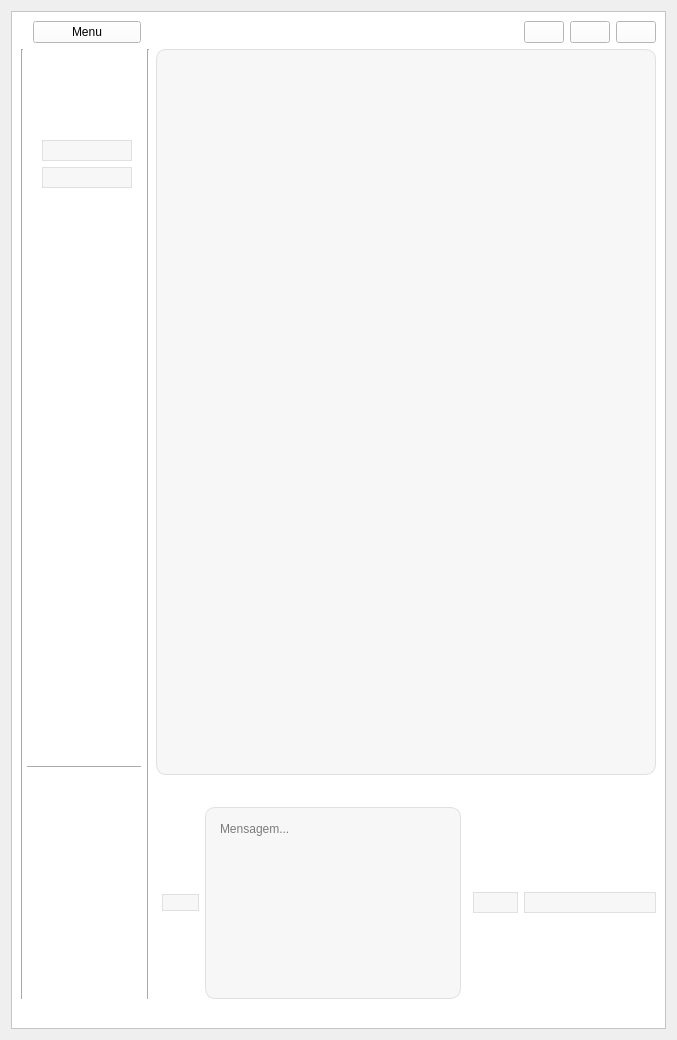
      <widget class="QWidget" name="page_4">
       <layout class="QGridLayout" name="gridLayout_3">
        <item row="1" column="0">
         <widget class="QFrame" name="frame_4">
          <property name="styleSheet">
           <string notr="true">background-color: white;</string>
          </property>
          <property name="frameShape">
           <enum>QFrame::StyledPanel</enum>
          </property>
          <property name="frameShadow">
           <enum>QFrame::Raised</enum>
          </property>
          <layout class="QGridLayout" name="gridLayout_4">
           <item row="1" column="4" rowspan="3" colspan="6">
            <widget class="QTextEdit" name="html_chat">
             <property name="minimumSize">
              <size>
               <width>0</width>
               <height>547</height>
              </size>
             </property>
             <property name="maximumSize">
              <size>
               <width>16777215</width>
               <height>16777215</height>
              </size>
             </property>
             <property name="styleSheet">
              <string notr="true">            QTextEdit {
          
                border: 1px solid #E0E0E0;
                padding: 10px;
                border-radius: 10px;
                background-color: #F7F7F7;
                color: black;  /* Cor do texto preto */
                font-family: Arial;
                font-size: 14px;
            }</string>
             </property>
            </widget>
           </item>
           <item row="0" column="9">
            <layout class="QGridLayout" name="gridLayout_14">
             <item row="0" column="0">
              <widget class="QPushButton" name="close_window_button">
               <property name="text">
                <string />
               </property>
               <property name="icon">
                <iconset resource="../Qss/icons/_icons.qrc">
                 <normaloff>:/feather/icons/feather/window_close.png</normaloff>:/feather/icons/feather/window_close.png</iconset>
               </property>
              </widget>
             </item>
             <item row="0" column="1">
              <widget class="QPushButton" name="minimize_window_button">
               <property name="text">
                <string />
               </property>
               <property name="icon">
                <iconset resource="../Qss/icons/_icons.qrc">
                 <normaloff>:/feather/icons/feather/window_minimize.png</normaloff>:/feather/icons/feather/window_minimize.png</iconset>
               </property>
              </widget>
             </item>
             <item row="0" column="2">
              <widget class="QPushButton" name="restore_window_button">
               <property name="text">
                <string />
               </property>
               <property name="icon">
                <iconset resource="../Qss/icons/_icons.qrc">
                 <normaloff>:/feather/icons/feather/maximize-2.png</normaloff>:/feather/icons/feather/maximize-2.png</iconset>
               </property>
               <property name="iconSize">
                <size>
                 <width>16</width>
                 <height>16</height>
                </size>
               </property>
              </widget>
             </item>
            </layout>
           </item>
           <item row="0" column="2">
            <widget class="QCustomQPushButton" name="pushButton_16">
             <property name="text">
              <string>Menu</string>
             </property>
            </widget>
           </item>
           <item row="5" column="5">
            <widget class="QCustomQPushButton" name="atach_file">
             <property name="styleSheet">
              <string notr="true">            QPushButton {
                background-color: #F7F7F7;
                border: 1px solid #E0E0E0;
                border-radius: 13px;  /* Borda arredondada (círculo) */
                color: black;  /* Cor do texto alterada para preto */
                font-size: 13px;  /* Ajuste do tamanho do ícone */
            }
            QPushButton:hover {
                background-color: #EDEDED;
            }
            QPushButton:pressed {
                background-color: #DCDCDC;
            }</string>
             </property>
             <property name="text">
              <string />
             </property>
             <property name="icon">
              <iconset resource="../Qss/icons/_icons.qrc">
               <normaloff>:/font_awesome_solid/icons/font_awesome/solid/file-arrow-down.png</normaloff>:/font_awesome_solid/icons/font_awesome/solid/file-arrow-down.png</iconset>
             </property>
             <property name="iconSize">
              <size>
               <width>22</width>
               <height>26</height>
              </size>
             </property>
            </widget>
           </item>
           <item row="1" column="2">
            <widget class="QCustomSlideMenu" name="widget" native="true">
             <property name="minimumSize">
              <size>
               <width>0</width>
               <height>711</height>
              </size>
             </property>
             <property name="maximumSize">
              <size>
               <width>16777215</width>
               <height>546</height>
              </size>
             </property>
             <layout class="QGridLayout" name="gridLayout_10">
              <item row="1" column="0">
               <layout class="QGridLayout" name="gridLayout_11">
                <item row="1" column="0">
                 <widget class="QCustomQPushButton" name="view_threads">
                  <property name="maximumSize">
                   <size>
                    <width>90</width>
                    <height>30</height>
                   </size>
                  </property>
                  <property name="styleSheet">
                   <string notr="true">            QPushButton {
                background-color: #F7F7F7;
                border: 1px solid #E0E0E0;
                border-radius: 13px;  /* Borda arredondada (círculo) */
                color: black;  /* Cor do texto alterada para preto */
                font-size: 16px;  /* Ajuste do tamanho do ícone */
            }
            QPushButton:hover {
                background-color: #EDEDED;
            }
            QPushButton:pressed {
                background-color: #DCDCDC;
            }</string>
                  </property>
                  <property name="text">
                   <string />
                  </property>
                  <property name="icon">
                   <iconset resource="../Qss/icons/_icons.qrc">
                    <normaloff>:/feather/icons/feather/activity.png</normaloff>:/feather/icons/feather/activity.png</iconset>
                  </property>
                  <property name="iconSize">
                   <size>
                    <width>24</width>
                    <height>24</height>
                   </size>
                  </property>
                 </widget>
                </item>
                <item row="2" column="0">
                 <spacer name="verticalSpacer_3">
                  <property name="orientation">
                   <enum>Qt::Vertical</enum>
                  </property>
                  <property name="sizeHint" stdset="0">
                   <size>
                    <width>20</width>
                    <height>40</height>
                   </size>
                  </property>
                 </spacer>
                </item>
                <item row="0" column="0">
                 <widget class="QCustomQPushButton" name="settings_agent">
                  <property name="minimumSize">
                   <size>
                    <width>90</width>
                    <height>0</height>
                   </size>
                  </property>
                  <property name="maximumSize">
                   <size>
                    <width>90</width>
                    <height>30</height>
                   </size>
                  </property>
                  <property name="styleSheet">
                   <string notr="true">            QPushButton {
                background-color: #F7F7F7;
                border: 1px solid #E0E0E0;
                border-radius: 13px;  /* Borda arredondada (círculo) */
                color: black;  /* Cor do texto alterada para preto */
                font-size: 16px;  /* Ajuste do tamanho do ícone */
            }
            QPushButton:hover {
                background-color: #EDEDED;
            }
            QPushButton:pressed {
                background-color: #DCDCDC;
            }</string>
                  </property>
                  <property name="text">
                   <string />
                  </property>
                  <property name="icon">
                   <iconset resource="../Qss/icons/_icons.qrc">
                    <normaloff>:/feather/icons/feather/settings.png</normaloff>:/feather/icons/feather/settings.png</iconset>
                  </property>
                  <property name="iconSize">
                   <size>
                    <width>24</width>
                    <height>24</height>
                   </size>
                  </property>
                 </widget>
                </item>
               </layout>
              </item>
             </layout>
            </widget>
           </item>
           <item row="2" column="1" colspan="2">
            <widget class="Line" name="line_3">
             <property name="orientation">
              <enum>Qt::Horizontal</enum>
             </property>
            </widget>
           </item>
           <item row="1" column="0" rowspan="5" colspan="2">
            <widget class="Line" name="line_2">
             <property name="orientation">
              <enum>Qt::Vertical</enum>
             </property>
            </widget>
           </item>
           <item row="1" column="3" rowspan="5">
            <widget class="Line" name="line_6">
             <property name="minimumSize">
              <size>
               <width>0</width>
               <height>0</height>
              </size>
             </property>
             <property name="orientation">
              <enum>Qt::Vertical</enum>
             </property>
            </widget>
           </item>
           <item row="5" column="8">
            <widget class="QCustomQPushButton" name="send_mensage">
             <property name="styleSheet">
              <string notr="true">            QPushButton {
                background-color: #F7F7F7;
                border: 1px solid #E0E0E0;
                border-radius: 13px;  /* Borda arredondada (círculo) */
                color: black;  /* Cor do texto alterada para preto */
                font-size: 16px;  /* Ajuste do tamanho do ícone */
            }
            QPushButton:hover {
                background-color: #EDEDED;
            }
            QPushButton:pressed {
                background-color: #DCDCDC;
            }</string>
             </property>
             <property name="text">
              <string />
             </property>
             <property name="icon">
              <iconset resource="../Qss/icons/_icons.qrc">
               <normaloff>:/feather/icons/feather/send.png</normaloff>:/feather/icons/feather/send.png</iconset>
             </property>
             <property name="iconSize">
              <size>
               <width>27</width>
               <height>27</height>
              </size>
             </property>
            </widget>
           </item>
           <item row="5" column="9">
            <widget class="QCustomQPushButton" name="pushButton_6">
             <property name="styleSheet">
              <string notr="true">            QPushButton {
                background-color: #F7F7F7;
                border: 1px solid #E0E0E0;
                border-radius: 13px;  /* Borda arredondada (círculo) */
                color: black;  /* Cor do texto alterada para preto */
                font-size: 16px;  /* Ajuste do tamanho do ícone */
            }
            QPushButton:hover {
                background-color: #EDEDED;
            }
            QPushButton:pressed {
                background-color: #DCDCDC;
            }</string>
             </property>
             <property name="text">
              <string />
             </property>
             <property name="icon">
              <iconset resource="../Qss/icons/_icons.qrc">
               <normaloff>:/feather/icons/feather/mic.png</normaloff>:/feather/icons/feather/mic.png</iconset>
             </property>
             <property name="iconSize">
              <size>
               <width>27</width>
               <height>27</height>
              </size>
             </property>
            </widget>
           </item>
           <item row="5" column="6">
            <widget class="QTextEdit" name="mensage_input">
             <property name="minimumSize">
              <size>
               <width>0</width>
               <height>50</height>
              </size>
             </property>
             <property name="maximumSize">
              <size>
               <width>16777215</width>
               <height>16777215</height>
              </size>
             </property>
             <property name="styleSheet">
              <string notr="true">            QTextEdit {
                border: 1px solid #E0E0E0;
                padding: 10px;
                border-radius: 10px;
                background-color: #F7F7F7;
                color: black;  /* Cor do texto alterada para preto */
            }</string>
             </property>
             <property name="placeholderText">
              <string>Mensagem...</string>
             </property>
            </widget>
           </item>
           <item row="4" column="6">
            <spacer name="verticalSpacer_2">
             <property name="orientation">
              <enum>Qt::Vertical</enum>
             </property>
             <property name="sizeType">
              <enum>QSizePolicy::Minimum</enum>
             </property>
             <property name="sizeHint" stdset="0">
              <size>
               <width>20</width>
               <height>20</height>
              </size>
             </property>
            </spacer>
           </item>
           <item row="6" column="6">
            <spacer name="verticalSpacer_4">
             <property name="orientation">
              <enum>Qt::Vertical</enum>
             </property>
             <property name="sizeType">
              <enum>QSizePolicy::Minimum</enum>
             </property>
             <property name="sizeHint" stdset="0">
              <size>
               <width>20</width>
               <height>20</height>
              </size>
             </property>
            </spacer>
           </item>
          </layout>
          <zorder>html_chat</zorder>
          <zorder>line_6</zorder>
          <zorder>line_2</zorder>
          <zorder>line_3</zorder>
          <zorder>send_mensage</zorder>
          <zorder>pushButton_6</zorder>
          <zorder>widget</zorder>
          <zorder>pushButton_16</zorder>
          <zorder>atach_file</zorder>
          <zorder>mensage_input</zorder>
          <zorder>verticalSpacer_2</zorder>
          <zorder>verticalSpacer_4</zorder>
         </widget>
        </item>
       </layout>
      </widget>
